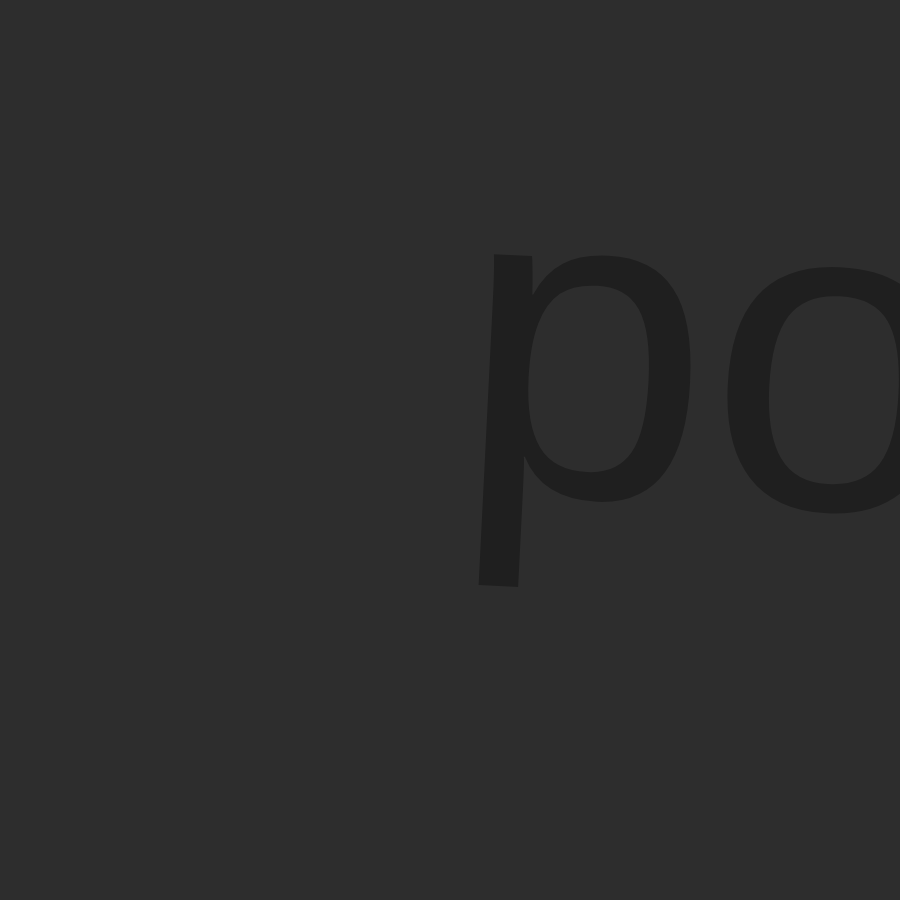
Frame 1 (no input)
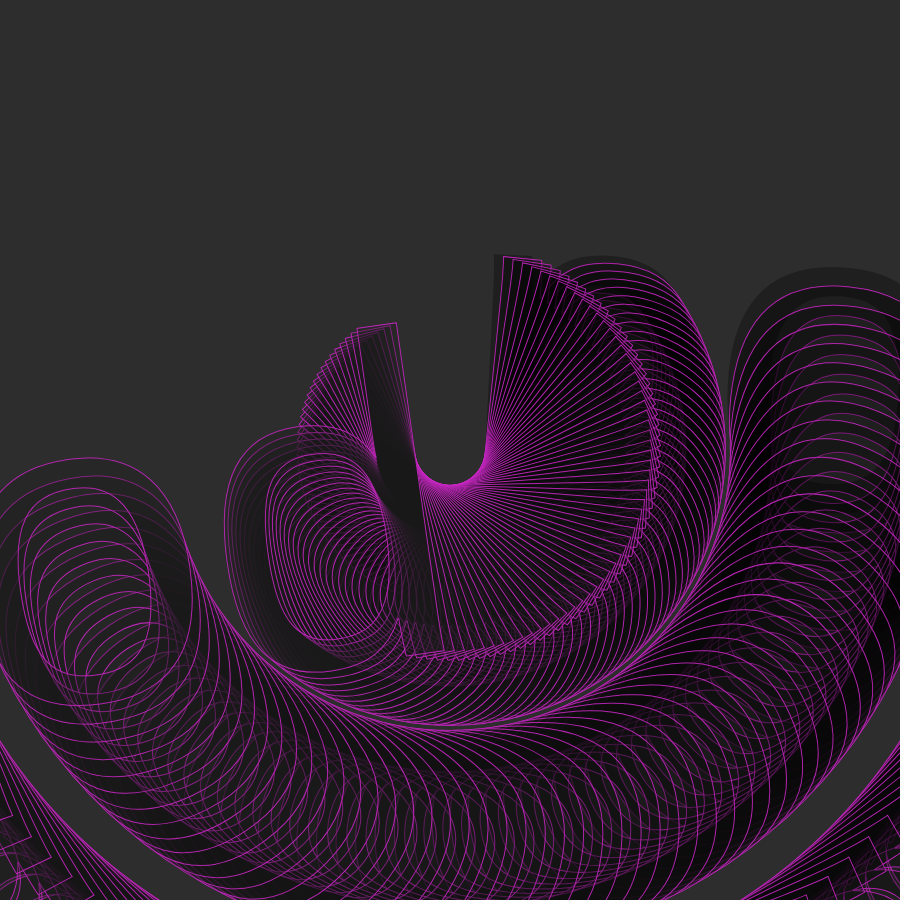
Frame 60 (no input)
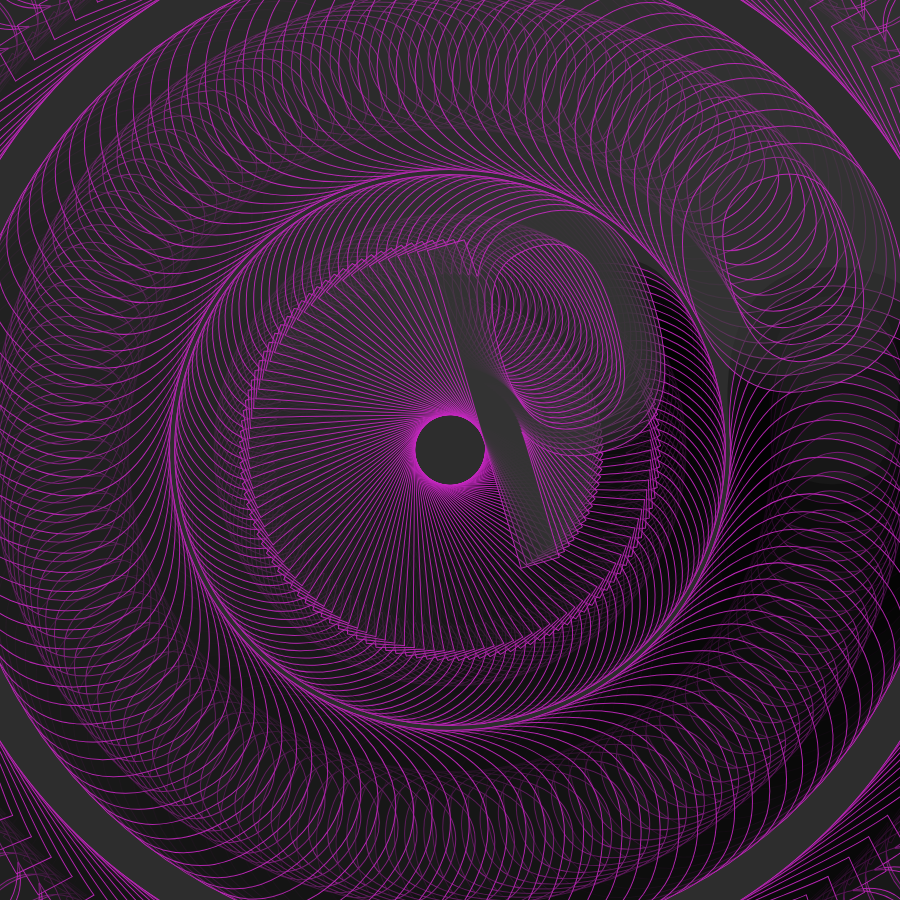
Frame 120 (the mouse pressed at the canvas centre since frame 60)

The p5.js sketch that drew these frames (run headless with seeded random() and noise() and a simulated clock; from frame 60 on, the mouse is pressed at the canvas centre):

// p5.js sketch
// ── sketch.js
/* DN1010 Experimental Interaction, Celeste Tay 2026
 * Week 4 - Generative Drawing
 * p5 Tweets 
 */


i=0,k=450;function setup(){createCanvas(900,900);background(45,45,45);textSize(k)}function draw(){translate(k,k);fill(i%50*k/50,80);rotate(i+=+.05);text("pop",5,40,);stroke(205,40,200);}
